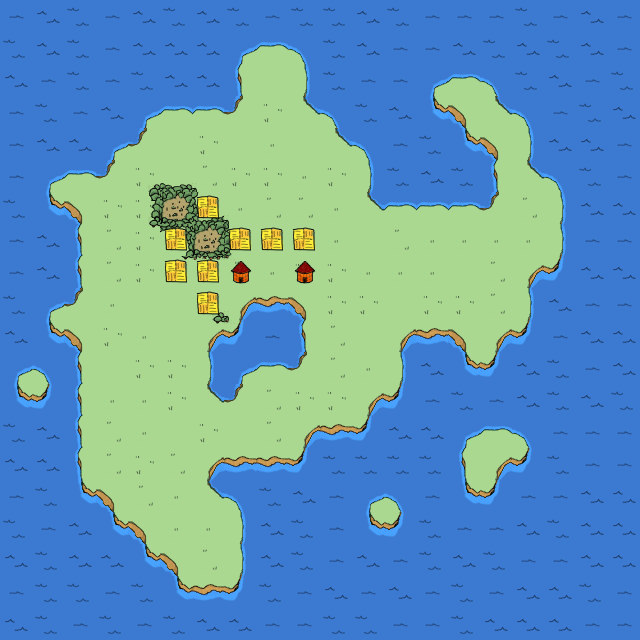

This game map was drawn from its Tiled (.tmx) file and the tilesets committed beside it. A one-line description and the full map source follow:
An orthogonal 20x20 tile map with 32x32 px tiles, 3 tile layers (ground1, ground2, buildings), 2 tilesets.

<map version="1.0" orientation="orthogonal" renderorder="right-down" width="20" height="20" tilewidth="32" tileheight="32" nextobjectid="4">
 <tileset firstgid="1" name="tileset" tilewidth="32" tileheight="32" tilecount="54" columns="9">
  <image source="tileset.png" width="288" height="192" />
  <terraintypes>
   <terrain name="water" tile="0" />
   <terrain name="grass" tile="7" />
   <terrain name="forest" tile="40" />
  </terraintypes>
  <tile id="0" terrain="0,0,0,0" />
  <tile id="1" terrain="0,0,0,0" />
  <tile id="2" terrain="0,0,0,0" />
  <tile id="3" terrain="0,0,0,1" />
  <tile id="4" terrain="0,0,1,1" />
  <tile id="5" terrain="0,0,1,0" />
  <tile id="6" terrain="1,1,1,0" />
  <tile id="7" terrain="1,1,0,1" />
  <tile id="9" terrain="1,1,1,1" />
  <tile id="10" terrain="1,1,1,1" />
  <tile id="11" terrain="1,1,1,1" />
  <tile id="12" terrain="0,1,0,1" />
  <tile id="13" terrain="1,1,1,1" />
  <tile id="14" terrain="1,0,1,0" />
  <tile id="15" terrain="1,0,1,1" />
  <tile id="16" terrain="0,1,1,1" />
  <tile id="21" terrain="0,1,0,0" />
  <tile id="22" terrain="1,1,0,0" />
  <tile id="23" terrain="1,0,0,0" />
  <tile id="30" terrain=",,,2" />
  <tile id="31" terrain=",,2,2" />
  <tile id="32" terrain=",,2," />
  <tile id="33" terrain="2,2,2," />
  <tile id="34" terrain="2,2,,2" />
  <tile id="39" terrain=",2,,2" />
  <tile id="40" terrain="2,2,2,2" />
  <tile id="41" terrain="2,,2," />
  <tile id="42" terrain="2,,2,2" />
  <tile id="43" terrain=",2,2,2" />
  <tile id="48" terrain=",2,," />
  <tile id="49" terrain="2,2,," />
  <tile id="50" terrain="2,,," />
 </tileset>
 <tileset firstgid="55" name="high-ground" tilewidth="32" tileheight="48" tilecount="1" columns="1">
  <image source="high-ground.png" width="32" height="48" />
 </tileset>
 <layer name="ground1" width="20" height="20">
  <data encoding="csv">
3,1,2,3,1,2,1,2,3,2,2,1,2,3,3,3,2,3,1,3,
2,1,2,3,1,1,1,4,5,6,2,1,3,3,1,2,1,2,1,3,
1,3,2,3,2,1,1,13,14,15,2,3,3,4,5,6,2,1,3,2,
3,2,3,1,4,5,5,17,11,16,6,2,1,22,8,16,6,3,2,1,
3,1,1,4,17,14,11,14,10,14,16,6,3,2,22,8,15,1,1,3,
3,4,5,17,11,14,12,11,11,10,11,15,2,1,2,13,16,6,2,3,
2,22,8,11,11,10,11,10,12,12,10,16,5,5,5,17,12,15,1,1,
3,1,13,12,11,11,12,12,11,11,10,14,12,10,10,10,10,15,3,3,
3,1,13,12,11,10,11,12,10,11,11,10,10,10,14,12,7,24,1,1,
2,4,17,10,14,14,11,7,23,8,11,11,14,11,11,12,15,1,3,3,
1,22,8,11,10,14,7,24,3,13,12,14,7,23,8,7,24,3,1,1,
4,6,13,14,11,11,15,4,5,17,12,10,15,1,22,24,1,2,3,1,
22,24,13,10,10,11,16,17,12,11,11,7,24,3,2,3,1,2,1,2,
2,1,13,12,10,14,11,14,12,7,23,24,1,1,4,5,6,3,3,3,
1,1,13,12,11,12,7,23,23,24,2,2,2,2,13,7,24,2,3,3,
3,2,22,8,12,10,16,6,2,1,3,4,6,3,22,24,3,3,1,1,
2,3,1,22,8,10,10,15,1,2,3,22,24,2,3,3,1,2,1,1,
1,2,1,1,22,8,12,15,1,2,3,1,3,2,1,2,3,3,1,1,
3,2,2,3,2,22,23,24,2,3,1,3,1,3,2,3,1,1,2,3,
1,2,3,2,3,2,1,1,3,3,2,2,3,3,2,1,1,1,3,3
</data>
 </layer>
 <layer name="ground2" width="20" height="20">
  <data encoding="csv">
0,0,0,0,0,0,0,0,0,0,0,0,0,0,0,0,0,0,0,0,
0,0,0,0,0,0,0,0,0,0,0,0,0,0,0,0,0,0,0,0,
0,0,0,0,0,0,0,0,0,0,0,0,0,0,0,0,0,0,0,0,
0,0,0,0,0,0,0,0,0,0,0,0,0,0,0,0,0,0,0,0,
0,0,0,0,0,0,0,0,0,0,0,0,0,0,0,0,0,0,0,0,
0,0,0,0,31,32,33,0,0,0,0,0,0,0,0,0,0,0,0,0,
0,0,0,0,40,41,43,33,0,0,0,0,0,0,0,0,0,0,0,0,
0,0,0,0,49,35,41,42,0,0,0,0,0,0,0,0,0,0,0,0,
0,0,0,0,0,49,50,51,0,0,0,0,0,0,0,0,0,0,0,0,
0,0,0,0,0,0,31,33,0,0,0,0,0,0,0,0,0,0,0,0,
0,0,0,0,0,0,49,51,0,0,0,0,0,0,0,0,0,0,0,0,
0,0,0,0,0,0,0,0,0,0,0,0,0,0,0,0,0,0,0,0,
0,0,0,0,0,0,0,0,0,0,0,0,0,0,0,0,0,0,0,0,
0,0,0,0,0,0,0,0,0,0,0,0,0,0,0,0,0,0,0,0,
0,0,0,0,0,0,0,0,0,0,0,0,0,0,0,0,0,0,0,0,
0,0,0,0,0,0,0,0,0,0,0,0,0,0,0,0,0,0,0,0,
0,0,0,0,0,0,0,0,0,0,0,0,0,0,0,0,0,0,0,0,
0,0,0,0,0,0,0,0,0,0,0,0,0,0,0,0,0,0,0,0,
0,0,0,0,0,0,0,0,0,0,0,0,0,0,0,0,0,0,0,0,
0,0,0,0,0,0,0,0,0,0,0,0,0,0,0,0,0,0,0,0
</data>
 </layer>
 <layer name="buildings" width="20" height="20">
  <data encoding="csv">
0,0,0,0,0,0,0,0,0,0,0,0,0,0,0,0,0,0,0,0,
0,0,0,0,0,0,0,0,0,0,0,0,0,0,0,0,0,0,0,0,
0,0,0,0,0,0,0,0,0,0,0,0,0,0,0,0,0,0,0,0,
0,0,0,0,0,0,0,0,0,0,0,0,0,0,0,0,0,0,0,0,
0,0,0,0,0,0,0,0,0,0,0,0,0,0,0,0,0,0,0,0,
0,0,0,0,0,0,0,0,0,0,0,0,0,0,0,0,0,0,0,0,
0,0,0,0,0,19,20,0,0,0,0,0,0,0,0,0,0,0,0,0,
0,0,0,0,0,20,19,20,20,20,0,0,0,0,0,0,0,0,0,0,
0,0,0,0,0,20,20,21,0,21,0,0,0,0,0,0,0,0,0,0,
0,0,0,0,0,0,20,0,0,0,0,0,0,0,0,0,0,0,0,0,
0,0,0,0,0,0,0,0,0,0,0,0,0,0,0,0,0,0,0,0,
0,0,0,0,0,0,0,0,0,0,0,0,0,0,0,0,0,0,0,0,
0,0,0,0,0,0,0,0,0,0,0,0,0,0,0,0,0,0,0,0,
0,0,0,0,0,0,0,0,0,0,0,0,0,0,0,0,0,0,0,0,
0,0,0,0,0,0,0,0,0,0,0,0,0,0,0,0,0,0,0,0,
0,0,0,0,0,0,0,0,0,0,0,0,0,0,0,0,0,0,0,0,
0,0,0,0,0,0,0,0,0,0,0,0,0,0,0,0,0,0,0,0,
0,0,0,0,0,0,0,0,0,0,0,0,0,0,0,0,0,0,0,0,
0,0,0,0,0,0,0,0,0,0,0,0,0,0,0,0,0,0,0,0,
0,0,0,0,0,0,0,0,0,0,0,0,0,0,0,0,0,0,0,0
</data>
 </layer>
</map>
